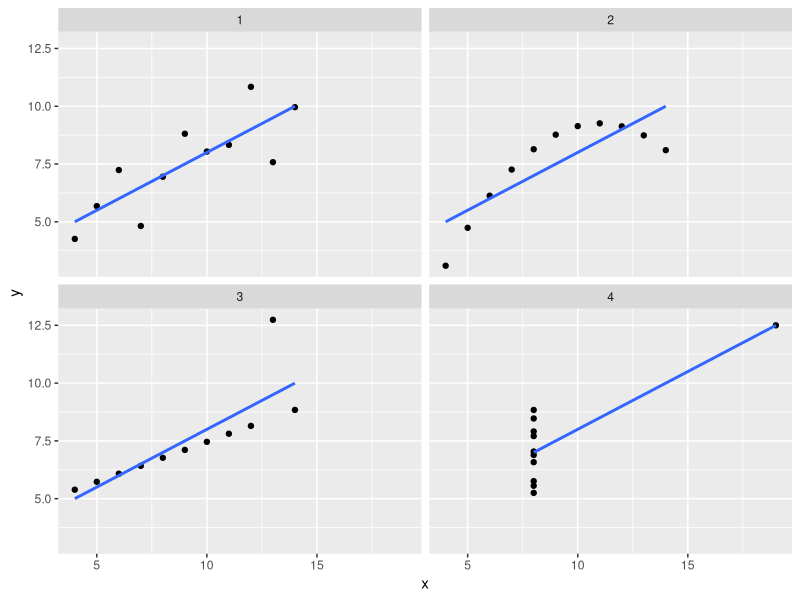

Generate this figure with R:
## ---- chunk 1
library("dplyr")
library("tidyr")
library("broom") 
library("ggplot2")
## ---- chunk 2
data("anscombe", package = "datasets")
## ---- chunk 3
anscombe_df <- 
  as_data_frame(anscombe) %>%
    mutate(id = row_number()) %>%
    gather(variable_, value, -id) %>%
    separate(variable_, c("variable", "dataset"), sep = 1) %>%
    spread(variable, value)
## ---- chunk 4
anscombe_df %>%
  group_by(dataset) %>%
  summarize(mean_x = mean(x),
            mean_y = mean(y),
            sd_x = sd(x),
            sd_y = sd(y),
            cor_xy = cor(x, y),
            cov_xy = cov(x, y))
## ---- chunk 5
anscombe_df %>%
  group_by(dataset) %>%
  do(tidy(lm(y ~ x, data = .))) %>%
  select(term, estimate) %>%
  spread(term, estimate)
## ---- chunk 6
ggplot(anscombe_df, aes(x = x, y = y)) + 
  geom_point() +
  geom_smooth(method = "lm", se = FALSE) +
  facet_wrap(~ dataset)
